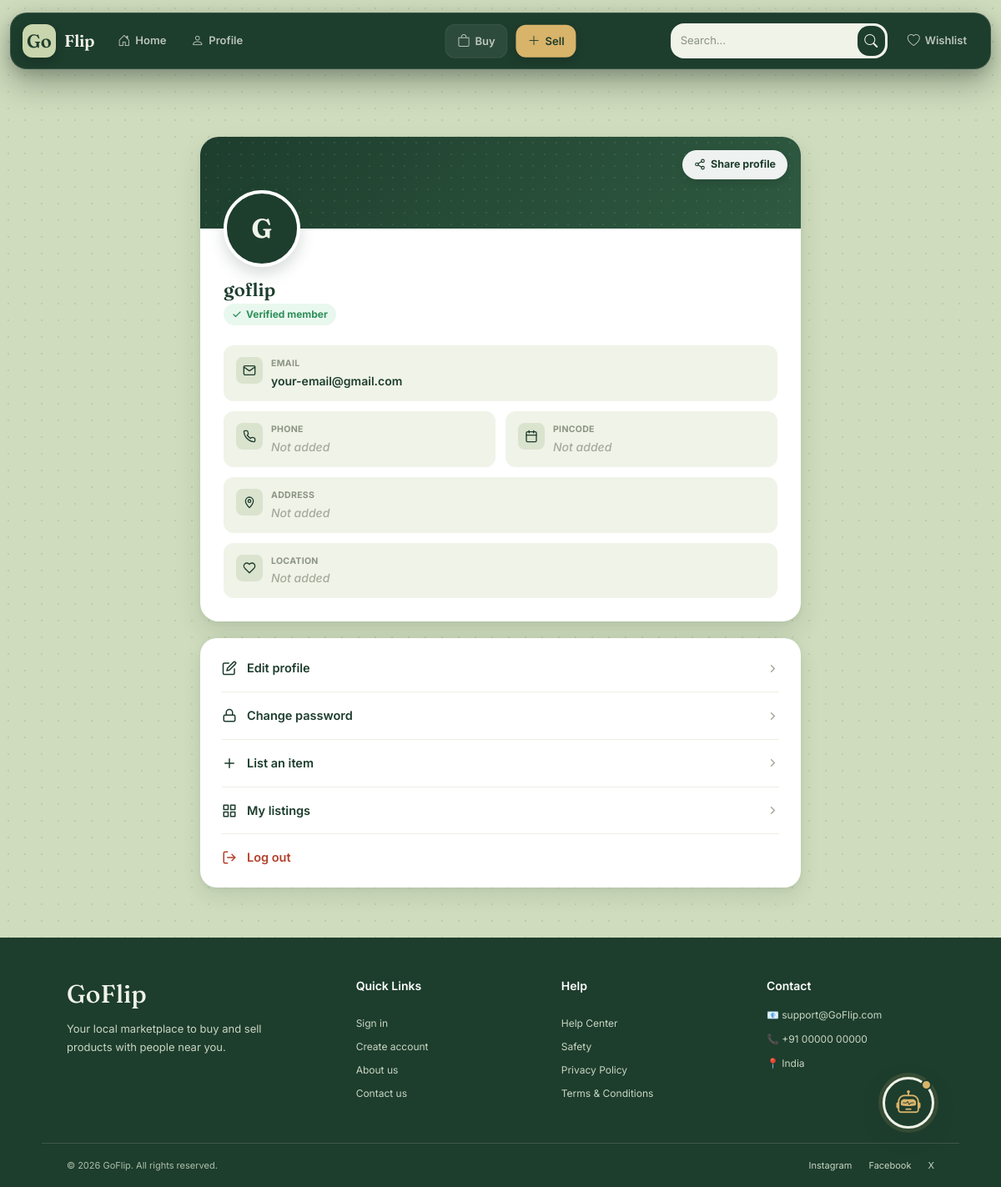
/Profile/ (signed in), run on the app's committed database.
### users/models.py (models this page shows)
class CoustomUser(AbstractUser):
    username = models.CharField(
        max_length=150,
        unique=True
    )
    email = models.EmailField(
        blank=True,
        null=True
    )
    USERNAME_FIELD = "username"
    REQUIRED_FIELDS = ["email"]
    address = models.CharField(
        null=True,
        blank=True,
        max_length=100
    )
    pincode = models.IntegerField(
        null=True,
        blank=True
    )
    profile_image = models.ImageField(
        upload_to="profile/",
        null=True,
        blank=True
    )
    otp = models.IntegerField(
        null=True,
        blank=True
    )
    verified = models.BooleanField(
        default=False
    )
    phone = models.CharField(
        max_length=15,
        null=True,
        blank=True
    )
    Location = models.CharField(
        null=True,
        blank=True,
        max_length=100
    )

### users/views.py (the view)
# urls.py: path("Profile/",views.Profile.as_view(),name="Profile"),
class Profile(View):
    def get(self,request):
        return render(request,"profile.html",context={})

### templates/profile.html (shortened to what this page needs)
{% extends 'base.html' %}
{% block content %}
{% if user.is_authenticated %}
    <div class="profile-page">
        <div class="profile-wrap">
            <div class="profile-card">
                <div class="profile-cover">
                    <button type="button" class="share-btn" onclick="shareProfile()">
                        <svg viewBox="0 0 24 24" fill="none" stroke="currentColor" stroke-width="2" stroke-linecap="round" stroke-linejoin="round"><circle cx="18" cy="5" r="3"/><circle cx="6" cy="12" r="3"/><circle cx="18" cy="19" r="3"/><line x1="8.59" y1="13.51" x2="15.42" y2="17.49"/><line x1="15.41" y1="6.51" x2="8.59" y2="10.49"/></svg>
                        Share profile
                    </button>
                </div>
                <div class="profile-header">
                    {% if user.profile_image %}
                        <img src="{{ user.profile_image.url }}" class="profile-image" alt="{{ user.username }}">
                    {% else %}
                        <div class="profile-image-fallback">
                            {{ user.username|slice:":1"|upper }}
                        </div>
                    {% endif %}
                    <h1 class="profile-username">{{ user.username }}</h1>
                    <span class="profile-badge">
                        <svg viewBox="0 0 24 24" fill="none" stroke="currentColor" stroke-width="2.5" stroke-linecap="round" stroke-linejoin="round"><polyline points="20 6 9 17 4 12"/></svg>
                        Verified member
                    </span>
                </div>
                <div class="info-grid">
                    <div class="info-tile full">
                        <div class="info-icon">
                            <svg viewBox="0 0 24 24" fill="none" stroke="currentColor" stroke-width="2" stroke-linecap="round" stroke-linejoin="round"><path d="M4 4h16c1.1 0 2 .9 2 2v12a2 2 0 0 1-2 2H4a2 2 0 0 1-2-2V6c0-1.1.9-2 2-2z"/><polyline points="22,6 12,13 2,6"/></svg>
                        </div>
                        <div>
                            <div class="info-label">Email</div>
                            <div class="info-value">{{ user.email }}</div>
                        </div>
                    </div>
                    <div class="info-tile">
                        <div class="info-icon">
                        </div>
                        <div>
                            <div class="info-label">Phone</div>
                            <div class="info-value">
                                {% if user.phone %}{{ user.phone }}{% else %}<span class="info-empty">Not added</span>{% endif %}
                            </div>
                        </div>
                    </div>
                    <div class="info-tile">
                        <div class="info-icon">
                            <svg viewBox="0 0 24 24" fill="none" stroke="currentColor" stroke-width="2" stroke-linecap="round" stroke-linejoin="round"><rect x="3" y="4" width="18" height="18" rx="2"/><line x1="16" y1="2" x2="16" y2="6"/><line x1="8" y1="2" x2="8" y2="6"/><line x1="3" y1="10" x2="21" y2="10"/></svg>
                        </div>
                        <div>
                            <div class="info-label">Pincode</div>
                            <div class="info-value">
                                {% if user.pincode %}{{ user.pincode }}{% else %}<span class="info-empty">Not added</span>{% endif %}
                            </div>
                        </div>
                    </div>
                    <div class="info-tile full">
                        <div class="info-icon">
                            <svg viewBox="0 0 24 24" fill="none" stroke="currentColor" stroke-width="2" stroke-linecap="round" stroke-linejoin="round"><path d="M12 22s7-7.58 7-12A7 7 0 0 0 5 10c0 4.42 7 12 7 12z"/><circle cx="12" cy="10" r="2.5"/></svg>
                        </div>
                        <div>
                            <div class="info-label">Address</div>
                            <div class="info-value">
                                {% if user.address %}{{ user.address }}{% else %}<span class="info-empty">Not added</span>{% endif %}
                            </div>
                        </div>
                    </div>
                    <div class="info-tile full">
                        <div class="info-icon">
                            <svg viewBox="0 0 24 24" fill="none" stroke="currentColor" stroke-width="2" stroke-linecap="round" stroke-linejoin="round"><path d="M20.42 4.58a5.4 5.4 0 0 0-7.65 0l-.77.78-.77-.78a5.4 5.4 0 0 0-7.65 7.65l.77.78L12 20.66l7.65-7.65.77-.78a5.4 5.4 0 0 0 0-7.65z"/></svg>
                        </div>
                        <div>
                            <div class="info-label">Location</div>
                            <div class="info-value">
                                {% if user.Location %}{{ user.Location }}{% else %}<span class="info-empty">Not added</span>{% endif %}
                            </div>
                        </div>
                    </div>
                </div>
            </div>
            <div class="actions-card">
                <a href="{% url 'Editprofiles' %}" class="action-link">
                    <svg viewBox="0 0 24 24" fill="none" stroke="currentColor" stroke-width="2" stroke-linecap="round" stroke-linejoin="round"><path d="M11 4H4a2 2 0 0 0-2 2v14a2 2 0 0 0 2 2h14a2 2 0 0 0 2-2v-7"/><path d="M18.5 2.5a2.121 2.121 0 0 1 3 3L12 15l-4 1 1-4 9.5-9.5z"/></svg>
                    Edit profile
                    <svg class="chev" viewBox="0 0 24 24" fill="none" stroke="currentColor" stroke-width="2.5" stroke-linecap="round" stroke-linejoin="round"><polyline points="9 18 15 12 9 6"/></svg>
                </a>
                <div class="action-divider"></div>
                <a href="{% url 'password_change' %}" class="action-link">
                    <svg viewBox="0 0 24 24" fill="none" stroke="currentColor" stroke-width="2" stroke-linecap="round" stroke-linejoin="round"><rect x="3" y="11" width="18" height="10" rx="2"/><path d="M7 11V7a5 5 0 0 1 10 0v4"/></svg>
                    Change password
                    <svg class="chev" viewBox="0 0 24 24" fill="none" stroke="currentColor" stroke-width="2.5" stroke-linecap="round" stroke-linejoin="round"><polyline points="9 18 15 12 9 6"/></svg>
                </a>
                <div class="action-divider"></div>
                <a href="{% url 'Addproduct' %}" class="action-link">
                    <svg viewBox="0 0 24 24" fill="none" stroke="currentColor" stroke-width="2" stroke-linecap="round" stroke-linejoin="round"><line x1="12" y1="5" x2="12" y2="19"/><line x1="5" y1="12" x2="19" y2="12"/></svg>
                    List an item
                    <svg class="chev" viewBox="0 0 24 24" fill="none" stroke="currentColor" stroke-width="2.5" stroke-linecap="round" stroke-linejoin="round"><polyline points="9 18 15 12 9 6"/></svg>
                </a>
                <div class="action-divider"></div>
                <a href="{% url 'MyList' %}" class="action-link">
                    <svg viewBox="0 0 24 24" fill="none" stroke="currentColor" stroke-width="2" stroke-linecap="round" stroke-linejoin="round"><rect x="3" y="3" width="7" height="7"/><rect x="14" y="3" width="7" height="7"/><rect x="14" y="14" width="7" height="7"/><rect x="3" y="14" width="7" height="7"/></svg>
                    My listings
                    <svg class="chev" viewBox="0 0 24 24" fill="none" stroke="currentColor" stroke-width="2.5" stroke-linecap="round" stroke-linejoin="round"><polyline points="9 18 15 12 9 6"/></svg>
                </a>
                <div class="action-divider"></div>
                <a href="{% url 'Logout' %}" class="action-link danger">
                    <svg viewBox="0 0 24 24" fill="none" stroke="currentColor" stroke-width="2" stroke-linecap="round" stroke-linejoin="round"><path d="M9 21H5a2 2 0 0 1-2-2V5a2 2 0 0 1 2-2h4"/><polyline points="16 17 21 12 16 7"/><line x1="21" y1="12" x2="9" y2="12"/></svg>
                    Log out
                </a>
            </div>
        </div>
    </div>
{% endif %}
{% endblock %}

### templates/base.html (style rules this page uses)
* { box-sizing: border-box; }
html { scroll-behavior: smooth; }
body { min-height: 100vh; margin: 0; font-family: 'Inter', sans-serif; color: #1D3D2D; background: #CFDCBD; background-image: radial-gradient( rgba(29, 61, 45, 0.10) 1px, transparent 1px ); background-size: 20px 20px; -webkit-font-smoothing: antialiased; }

### templates/profile.html (style rules this page uses)
* { box-sizing: border-box; }
.profile-page { background-color: #CFDCBD; background-image: radial-gradient(rgba(29, 61, 45, 0.1) 1px, transparent 1px); background-size: 20px 20px; min-height: 100vh; padding: 30px 20px 60px; font-family: 'Inter', sans-serif; }
.profile-wrap { max-width: 720px; margin: 0 auto; }
.profile-card { background-color: #FFFFFF; border-radius: 22px; overflow: hidden; box-shadow: 0 2px 6px rgba(29, 61, 45, 0.06), 0 14px 30px rgba(29, 61, 45, 0.12); margin-bottom: 20px; }
.profile-cover { background: linear-gradient(135deg, #1D3D2D, #2F5A41); height: 110px; position: relative; }
.profile-cover::after { content: ""; position: absolute; inset: 0; background-image: radial-gradient(rgba(255,255,255,0.08) 1px, transparent 1px); background-size: 14px 14px; }
.share-btn { position: absolute; top: 16px; right: 16px; display: flex; align-items: center; gap: 6px; background-color: rgba(255, 255, 255, 0.92); color: #1D3D2D; border: none; font-size: 12.5px; font-weight: 700; padding: 8px 14px; border-radius: 999px; cursor: pointer; box-shadow: 0 4px 10px rgba(0,0,0,0.12); transition: background 0.15s ease, transform 0.12s ease; }
.share-btn svg { width: 14px; height: 14px; }
.profile-header { padding: 0 28px 24px; margin-top: -46px; position: relative; }
.profile-image-fallback { width: 92px; height: 92px; border-radius: 50%; background-color: #1D3D2D; color: #F0F3E8; display: flex; align-items: center; justify-content: center; font-family: 'Fraunces', serif; font-weight: 700; font-size: 32px; border: 4px solid #FFFFFF; box-shadow: 0 8px 18px rgba(29, 61, 45, 0.18); }
.profile-username { font-family: 'Fraunces', serif; font-weight: 600; font-size: 22px; color: #1D3D2D; margin: 14px 0 4px; }
.profile-badge { display: inline-flex; align-items: center; gap: 5px; background-color: #E9F8EE; color: #2F8F5B; font-size: 12px; font-weight: 700; padding: 4px 10px; border-radius: 999px; }
.profile-badge svg { width: 12px; height: 12px; }
.info-grid { padding: 0 28px 28px; display: grid; grid-template-columns: 1fr 1fr; gap: 12px; }
.info-tile { background-color: #F0F3E8; border-radius: 12px; padding: 14px 15px; display: flex; align-items: flex-start; gap: 10px; transition: transform 0.15s ease; }
.info-tile.full { grid-column: 1 / -1; }
.info-icon { width: 32px; height: 32px; border-radius: 8px; background-color: #DAE3CE; display: flex; align-items: center; justify-content: center; flex-shrink: 0; }
.info-icon svg { width: 16px; height: 16px; color: #1D3D2D; }
.info-label { font-size: 10.5px; color: #8A9484; font-weight: 700; text-transform: uppercase; letter-spacing: 0.03em; margin-bottom: 2px; }
.info-value { font-size: 14px; color: #1D3D2D; font-weight: 600; word-break: break-word; }
.info-empty { color: #A6AA9C; font-weight: 500; font-style: italic; }
.actions-card { background-color: #FFFFFF; border-radius: 20px; padding: 10px; box-shadow: 0 2px 6px rgba(29, 61, 45, 0.06), 0 10px 24px rgba(29, 61, 45, 0.1); }
.action-link { display: flex; align-items: center; gap: 12px; padding: 15px 16px; text-decoration: none; color: #1D3D2D; font-size: 14.5px; font-weight: 600; border-radius: 12px; transition: background 0.15s ease; }
.action-link svg { width: 18px; height: 18px; color: #1D3D2D; flex-shrink: 0; }
.action-link .chev { margin-left: auto; width: 15px; height: 15px; color: #A6AA9C; }
.action-divider { height: 1px; background-color: #EDEFE4; margin: 2px 16px; }
.action-link.danger { color: #B3402B; }
.action-link.danger svg { color: #B3402B; }

### data on the page
CoustomUser: username "G", username "goflip", email "your-email@gmail.com"
